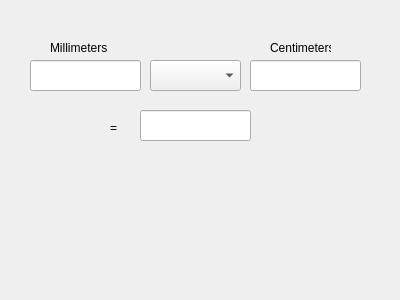
<?xml version="1.0" encoding="UTF-8"?>
<ui version="4.0">
 <class>DistanceAndLength</class>
 <widget class="QDialog" name="DistanceAndLength">
  <property name="geometry">
   <rect>
    <x>0</x>
    <y>0</y>
    <width>400</width>
    <height>300</height>
   </rect>
  </property>
  <property name="windowTitle">
   <string>Distance and Length</string>
  </property>
  <widget class="QLineEdit" name="lineEdit_D_right">
   <property name="geometry">
    <rect>
     <x>250</x>
     <y>60</y>
     <width>111</width>
     <height>31</height>
    </rect>
   </property>
  </widget>
  <widget class="QLineEdit" name="lineEdit_D_Left">
   <property name="geometry">
    <rect>
     <x>30</x>
     <y>60</y>
     <width>111</width>
     <height>31</height>
    </rect>
   </property>
  </widget>
  <widget class="QLineEdit" name="lineEdit_D_down">
   <property name="geometry">
    <rect>
     <x>140</x>
     <y>110</y>
     <width>111</width>
     <height>31</height>
    </rect>
   </property>
  </widget>
  <widget class="QComboBox" name="comboBoxDistance">
   <property name="geometry">
    <rect>
     <x>150</x>
     <y>60</y>
     <width>91</width>
     <height>31</height>
    </rect>
   </property>
  </widget>
  <widget class="QLabel" name="label">
   <property name="geometry">
    <rect>
     <x>110</x>
     <y>120</y>
     <width>21</width>
     <height>16</height>
    </rect>
   </property>
   <property name="text">
    <string>=</string>
   </property>
  </widget>
  <widget class="QLabel" name="label_Left">
   <property name="geometry">
    <rect>
     <x>50</x>
     <y>40</y>
     <width>61</width>
     <height>16</height>
    </rect>
   </property>
   <property name="text">
    <string>Millimeters</string>
   </property>
  </widget>
  <widget class="QLabel" name="label_Right">
   <property name="geometry">
    <rect>
     <x>270</x>
     <y>40</y>
     <width>61</width>
     <height>16</height>
    </rect>
   </property>
   <property name="text">
    <string>Centimeters</string>
   </property>
  </widget>
 </widget>
 <resources/>
 <connections/>
</ui>
